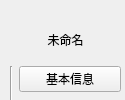
       <widget class="QStackedWidget" name="project_tree">
        <property name="sizePolicy">
         <sizepolicy hsizetype="Fixed" vsizetype="Preferred">
          <horstretch>0</horstretch>
          <verstretch>0</verstretch>
         </sizepolicy>
        </property>
        <property name="minimumSize">
         <size>
          <width>125</width>
          <height>0</height>
         </size>
        </property>
        <property name="maximumSize">
         <size>
          <width>125</width>
          <height>16777215</height>
         </size>
        </property>
        <property name="currentIndex">
         <number>0</number>
        </property>
        <widget class="QWidget" name="page_3">
         <widget class="QWidget" name="layoutWidget">
          <property name="geometry">
           <rect>
            <x>10</x>
            <y>20</y>
            <width>111</width>
            <height>316</height>
           </rect>
          </property>
          <layout class="QGridLayout" name="gridLayout_2">
           <item row="0" column="0" colspan="2">
            <widget class="QPushButton" name="project_name">
             <property name="styleSheet">
              <string notr="true"/>
             </property>
             <property name="text">
              <string>未命名</string>
             </property>
             <property name="flat">
              <bool>true</bool>
             </property>
            </widget>
           </item>
           <item row="5" column="1">
            <widget class="QPushButton" name="npc_location_switcher">
             <property name="styleSheet">
              <string notr="true"/>
             </property>
             <property name="text">
              <string>位置</string>
             </property>
            </widget>
           </item>
           <item row="2" column="1">
            <widget class="QPushButton" name="npc_store_switcher">
             <property name="styleSheet">
              <string notr="true"/>
             </property>
             <property name="text">
              <string>商店</string>
             </property>
            </widget>
           </item>
           <item row="6" column="1">
            <widget class="QPushButton" name="extra_switcher">
             <property name="styleSheet">
              <string notr="true"/>
             </property>
             <property name="text">
              <string>杂项</string>
             </property>
            </widget>
           </item>
           <item row="1" column="0" rowspan="6">
            <widget class="Line" name="tree_holder">
             <property name="orientation">
              <enum>Qt::Vertical</enum>
             </property>
            </widget>
           </item>
           <item row="1" column="1">
            <widget class="QPushButton" name="basic_info_switcher">
             <property name="styleSheet">
              <string notr="true"/>
             </property>
             <property name="text">
              <string>基本信息</string>
             </property>
            </widget>
           </item>
           <item row="3" column="1">
            <widget class="QPushButton" name="npc_dialog_switcher">
             <property name="styleSheet">
              <string notr="true"/>
             </property>
             <property name="text">
              <string>对话</string>
             </property>
            </widget>
           </item>
           <item row="4" column="1">
            <widget class="QPushButton" name="cv_table_switcher">
             <property name="styleSheet">
              <string notr="true"/>
             </property>
             <property name="text">
              <string>CV表</string>
             </property>
            </widget>
           </item>
           <item row="7" column="1">
            <widget class="QPushButton" name="file_switcher">
             <property name="text">
              <string>文件上传</string>
             </property>
            </widget>
           </item>
          </layout>
         </widget>
        </widget>
        <widget class="QWidget" name="page_4"/>
       </widget>
